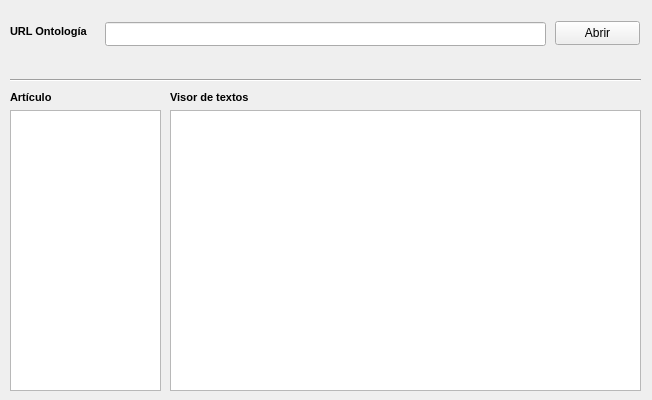
<?xml version="1.0" encoding="UTF-8"?>
<ui version="4.0">
 <class>visor_ontologias_form</class>
 <widget class="QWidget" name="visor_ontologias_form">
  <property name="windowModality">
   <enum>Qt::ApplicationModal</enum>
  </property>
  <property name="geometry">
   <rect>
    <x>0</x>
    <y>0</y>
    <width>652</width>
    <height>400</height>
   </rect>
  </property>
  <property name="minimumSize">
   <size>
    <width>652</width>
    <height>400</height>
   </size>
  </property>
  <property name="maximumSize">
   <size>
    <width>652</width>
    <height>400</height>
   </size>
  </property>
  <property name="windowTitle">
   <string>Visor de ontologías web</string>
  </property>
  <widget class="QTextBrowser" name="textos_textBrowser">
   <property name="geometry">
    <rect>
     <x>170</x>
     <y>110</y>
     <width>471</width>
     <height>281</height>
    </rect>
   </property>
   <property name="readOnly">
    <bool>false</bool>
   </property>
  </widget>
  <widget class="QLabel" name="articulo_label">
   <property name="geometry">
    <rect>
     <x>10</x>
     <y>90</y>
     <width>131</width>
     <height>16</height>
    </rect>
   </property>
   <property name="text">
    <string>&lt;!DOCTYPE HTML PUBLIC &quot;-//W3C//DTD HTML 4.0//EN&quot; &quot;http://www.w3.org/TR/REC-html40/strict.dtd&quot;&gt;
&lt;html&gt;&lt;head&gt;&lt;meta name=&quot;qrichtext&quot; content=&quot;1&quot; /&gt;&lt;style type=&quot;text/css&quot;&gt;
p, li { white-space: pre-wrap; }
&lt;/style&gt;&lt;/head&gt;&lt;body style=&quot; font-family:'Sans'; font-size:8pt; font-weight:400; font-style:normal;&quot;&gt;
&lt;p style=&quot; margin-top:0px; margin-bottom:0px; margin-left:0px; margin-right:0px; -qt-block-indent:0; text-indent:0px;&quot;&gt;&lt;span style=&quot; font-weight:600;&quot;&gt;Artículo&lt;/span&gt;&lt;/p&gt;&lt;/body&gt;&lt;/html&gt;</string>
   </property>
  </widget>
  <widget class="QListWidget" name="articulo_list">
   <property name="geometry">
    <rect>
     <x>10</x>
     <y>110</y>
     <width>151</width>
     <height>281</height>
    </rect>
   </property>
  </widget>
  <widget class="QLabel" name="textos_label">
   <property name="geometry">
    <rect>
     <x>170</x>
     <y>90</y>
     <width>91</width>
     <height>16</height>
    </rect>
   </property>
   <property name="text">
    <string>&lt;!DOCTYPE HTML PUBLIC &quot;-//W3C//DTD HTML 4.0//EN&quot; &quot;http://www.w3.org/TR/REC-html40/strict.dtd&quot;&gt;
&lt;html&gt;&lt;head&gt;&lt;meta name=&quot;qrichtext&quot; content=&quot;1&quot; /&gt;&lt;style type=&quot;text/css&quot;&gt;
p, li { white-space: pre-wrap; }
&lt;/style&gt;&lt;/head&gt;&lt;body style=&quot; font-family:'Sans'; font-size:8pt; font-weight:400; font-style:normal;&quot;&gt;
&lt;p style=&quot; margin-top:0px; margin-bottom:0px; margin-left:0px; margin-right:0px; -qt-block-indent:0; text-indent:0px;&quot;&gt;&lt;span style=&quot; font-weight:600;&quot;&gt;Visor de textos&lt;/span&gt;&lt;/p&gt;&lt;/body&gt;&lt;/html&gt;</string>
   </property>
  </widget>
  <widget class="QLineEdit" name="url_lineEdit">
   <property name="geometry">
    <rect>
     <x>105</x>
     <y>22</y>
     <width>441</width>
     <height>24</height>
    </rect>
   </property>
   <property name="minimumSize">
    <size>
     <width>0</width>
     <height>24</height>
    </size>
   </property>
  </widget>
  <widget class="QLabel" name="url_label">
   <property name="geometry">
    <rect>
     <x>10</x>
     <y>20</y>
     <width>88</width>
     <height>24</height>
    </rect>
   </property>
   <property name="minimumSize">
    <size>
     <width>0</width>
     <height>24</height>
    </size>
   </property>
   <property name="maximumSize">
    <size>
     <width>16777215</width>
     <height>24</height>
    </size>
   </property>
   <property name="text">
    <string>&lt;!DOCTYPE HTML PUBLIC &quot;-//W3C//DTD HTML 4.0//EN&quot; &quot;http://www.w3.org/TR/REC-html40/strict.dtd&quot;&gt;
&lt;html&gt;&lt;head&gt;&lt;meta name=&quot;qrichtext&quot; content=&quot;1&quot; /&gt;&lt;style type=&quot;text/css&quot;&gt;
p, li { white-space: pre-wrap; }
&lt;/style&gt;&lt;/head&gt;&lt;body style=&quot; font-family:'Sans'; font-size:8pt; font-weight:400; font-style:normal;&quot;&gt;
&lt;p style=&quot; margin-top:0px; margin-bottom:0px; margin-left:0px; margin-right:0px; -qt-block-indent:0; text-indent:0px;&quot;&gt;&lt;span style=&quot; font-weight:600;&quot;&gt;URL Ontología&lt;/span&gt;&lt;/p&gt;&lt;/body&gt;&lt;/html&gt;</string>
   </property>
  </widget>
  <widget class="QPushButton" name="abrir_pushButton">
   <property name="geometry">
    <rect>
     <x>555</x>
     <y>21</y>
     <width>85</width>
     <height>24</height>
    </rect>
   </property>
   <property name="minimumSize">
    <size>
     <width>0</width>
     <height>24</height>
    </size>
   </property>
   <property name="maximumSize">
    <size>
     <width>16777215</width>
     <height>24</height>
    </size>
   </property>
   <property name="text">
    <string>Abrir</string>
   </property>
  </widget>
  <widget class="Line" name="line">
   <property name="geometry">
    <rect>
     <x>10</x>
     <y>70</y>
     <width>631</width>
     <height>20</height>
    </rect>
   </property>
   <property name="orientation">
    <enum>Qt::Horizontal</enum>
   </property>
  </widget>
 </widget>
 <resources/>
 <connections/>
</ui>
